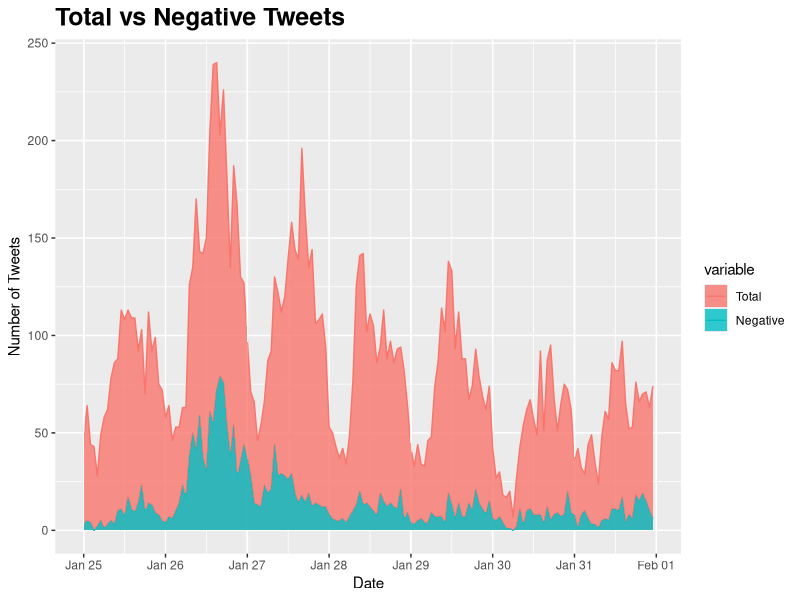
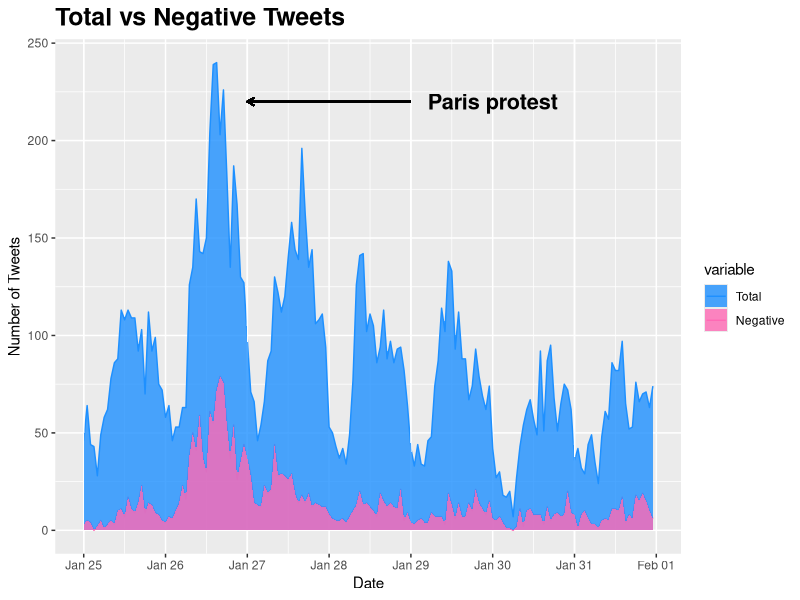
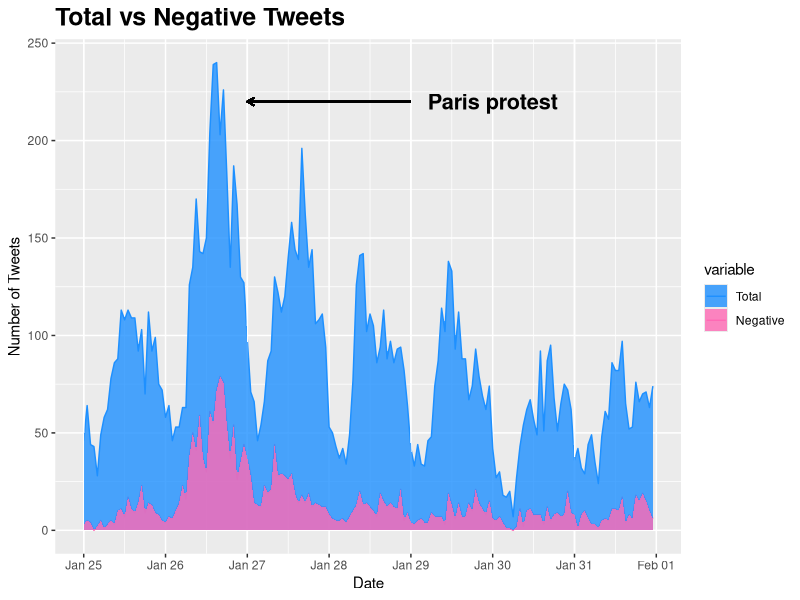

These figures' R source, in order:
library(ggplot2)
library(reshape2)
library(grid)

data <- read.csv("../data/total_neg_tweets.csv")
data$Date=strptime(data$Date,format = "%Y-%m-%d %H:%M")

time1 = data$Date[1]
time2 = data$Date[25]
time3 = data$Date[49]
time4 = data$Date[73]
time5 = data$Date[97]
time6 = data$Date[121]
time7 = data$Date[145]
time8 = strptime('2016-02-01 00:00',format = "%Y-%m-%d %H:%M")

test_data <- data.frame(
  Date = data$Date,
  Total = data$Total,
  Negative = data$Negative)

test_data_long <- melt(test_data, id="Date")  # convert to long format

p1 = ggplot(data=test_data_long,
            aes(x=Date, ymin=0, ymax=value, fill=variable)) + 
  geom_line(data=test_data_long,aes(x=Date, y=value, color=variable)) 
p1 = p1 + geom_vline(xintercept = as.numeric(as.POSIXct(time1)),size = 0.5, color = "white") +
  theme(axis.title.y = element_text(size = rel(1), angle = 90)) +
  theme(axis.title.x = element_text(size = rel(1), angle = 00))
p1 = p1 + geom_vline(xintercept = as.numeric(as.POSIXct(time3)),size = 0.5, color = "white") +
  theme(axis.title.y = element_text(size = rel(1), angle = 90)) +
  theme(axis.title.x = element_text(size = rel(1), angle = 00))
p1 = p1 + geom_vline(xintercept = as.numeric(as.POSIXct(time5)),size = 0.5, color = "white") +
  theme(axis.title.y = element_text(size = rel(1), angle = 90)) +
  theme(axis.title.x = element_text(size = rel(1), angle = 00))
p1 = p1 + geom_vline(xintercept = as.numeric(as.POSIXct(time7)),size = 0.5, color = "white") +
  theme(axis.title.y = element_text(size = rel(1), angle = 90)) +
  theme(axis.title.x = element_text(size = rel(1), angle = 00))
p1 = p1 + geom_ribbon(alpha=0.8)
p1 = p1 + ggtitle("Total vs Negative Tweets") + ylab("Number of Tweets") + theme(plot.title = element_text(face='bold', size = 18))

change_label <- function(x){
  return(c('Jan 25','Jan 26','Jan 27','Jan 28','Jan 29','Jan 30','Jan 31','Feb 01'))
}
xlabel <- as.POSIXct(c(unique(substr(test_data_long$Date, 1, 10)),"2016-02-01"))

p1 = p1 + scale_x_datetime(breaks=xlabel, labels=change_label) 
p1
p1 = p1 + scale_color_manual(values=c("dodgerblue1", "hotpink")) + scale_fill_manual(values=c("dodgerblue1", "hotpink")) 

p1 = p1 + ggplot2::annotate("text", label="Paris protest", 
                    x=as.POSIXct(time6), y=220, 
                    size=5.5, fontface="bold")

p1 + geom_segment(aes(x=as.POSIXct(time5), xend=as.POSIXct(time3), y=220, yend = 220),
                 data = test_data_long,
                 color="black", arrow=arrow(length=unit(.2, "cm"))) 

ggsave('total_v_neg.png', dpi=600)
